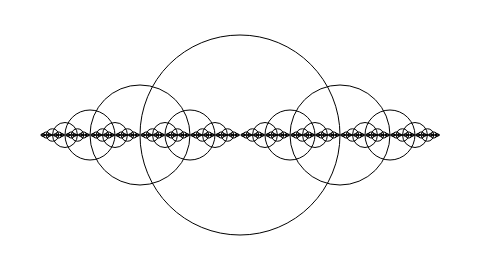
Frame 1 (no input)
Frame 60 (no input): identical to frame 1, image omitted
Frame 120 (the mouse pressed at the canvas centre since frame 60): identical to frame 1, image omitted

The p5.js sketch that drew this single still picture (run headless with seeded random() and noise() and a simulated clock; from frame 60 on, the mouse is pressed at the canvas centre):

// p5.js sketch
// ── sketch.js
// Learning Processing
// Daniel Shiffman
// http://www.learningprocessing.com

// Example 13-8: Recursion

function setup() {
  createCanvas(480, 270);
}

function draw() {
  background(255);
  stroke(0);
  noFill();
  drawCircle(width/2, height/2, 200);
}

function drawCircle(x, y, radius) {
  ellipse(x, y, radius, radius);
  if (radius > 2) {
    // drawCircle() calls itself twice, creating a branching effect. 
    // For every circle, a smaller circle is drawn to the left and right.
    drawCircle(x + radius/2, y, radius/2);
    drawCircle(x - radius/2, y, radius/2);
  }
}
